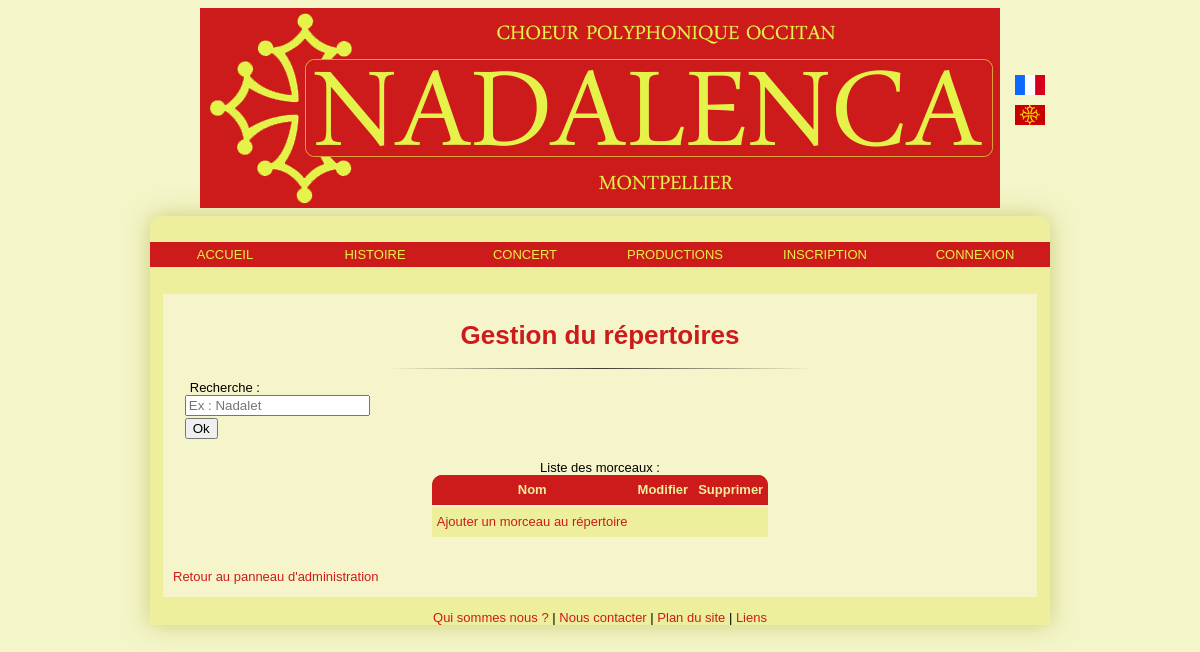
/Controleur/controlRepAdmin.php, run on an earlier commit of the app's database.
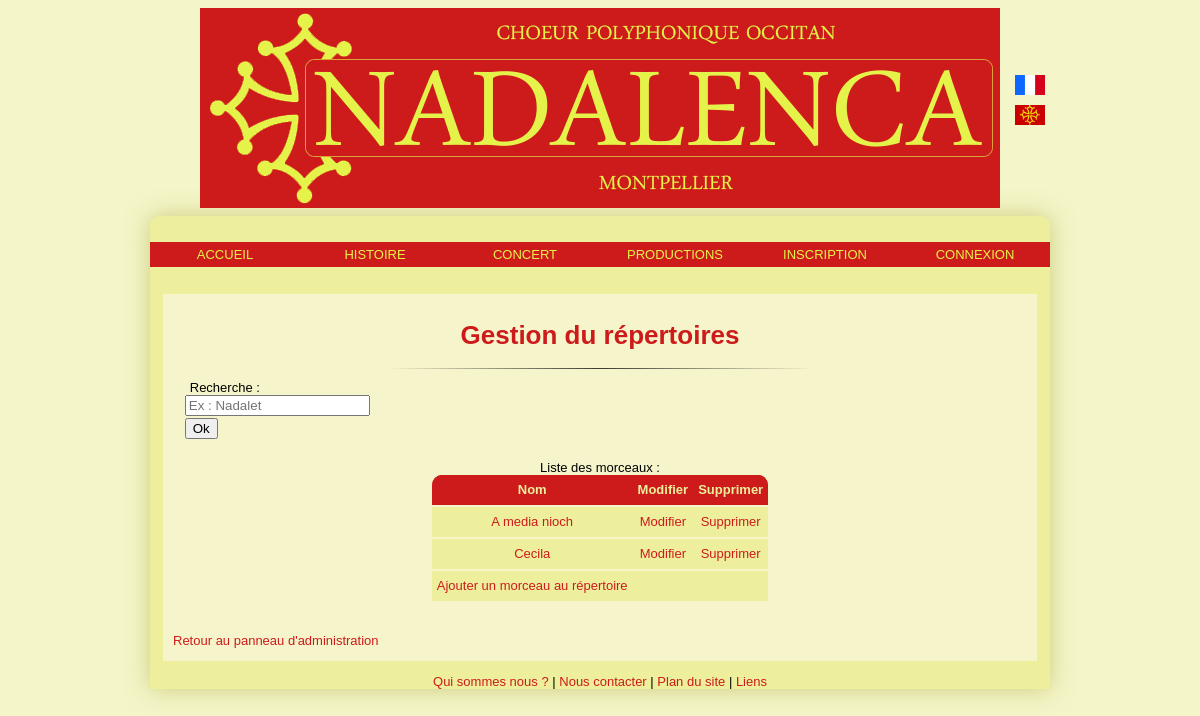
And on a later commit of the database.
### tables this page shows
CREATE TABLE IF NOT EXISTS `repertoire` (
  `idr` int(10) NOT NULL AUTO_INCREMENT,
  `nom` varchar(255) NOT NULL,
  `idA` int(10) NOT NULL,
  `idT` int(10) NOT NULL,
  PRIMARY KEY (`idr`),
  KEY `idA` (`idA`),
  KEY `idT` (`idT`)
);

### Vue/viewAdminRep.php (the view)
<h1>Gestion du répertoires</h1>
<hr />
<form method="post" action="./controlAdminRep.php">
	<fieldset>
		<label>Recherche :</label><input type="text" placeholder="Ex : Nadalet" name="recherche"><br />
		<input type="submit" value="Ok" />
		</fieldset>
	</form>
<?php
$res = mysql_query("SELECT * FROM repertoire") or die ("Erreur insertion, repertoire.php, affichage de tout" );
	echo "<table border ='1'>
			<caption>Liste des morceaux :</caption>
			<thead>
				<tr>
					<th>Nom </th>
					<th>Modifier </th>
					<th>Supprimer </th>
				</tr>
			</thead>
			<tbody> ";
while ($tuple = mysql_fetch_array($res))
	{
	echo " <tr>
				<td><a href=\"../Controleur/controlRepertoireMorceau.php?idr=".$tuple['idr']." \" target=\"_blank\" >".$tuple['nom']."</a></td>
				<td><a href=\"../Controleur/controlModifierRepertoire.php?idr=".$tuple['idr']."\" > Modifier</a></td>
				<td><a href=\"../Controleur/controlSupRep.php?id=".$tuple['idr']."\" > Supprimer</a></td>
			</tr>";
	}
	echo "<tr>
				<td> <a href=\"../Controleur/controlAjoutRep.php\">Ajouter un morceau au répertoire</a></td>
				<td></td>
				<td></td>
			</tr>
		</tbody>
	</table>";
?>
	<br /><br />
	<a href="../Controleur/controlAdministrateur.php">Retour au panneau d'administration</a>

What changed in the data, as far as the page shows it:
added repertoire: nom "A media nioch"
added repertoire: nom "Cecila"
